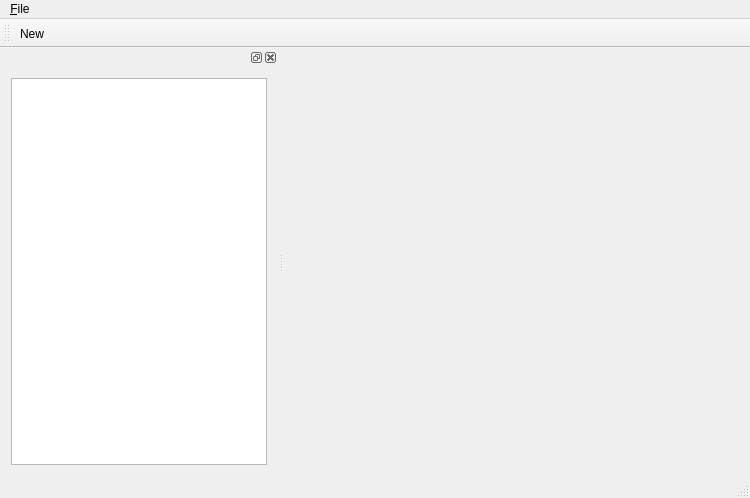
<?xml version="1.0" encoding="UTF-8"?>
<ui version="4.0">
 <class>MainWindow</class>
 <widget class="QMainWindow" name="MainWindow">
  <property name="geometry">
   <rect>
    <x>0</x>
    <y>0</y>
    <width>750</width>
    <height>498</height>
   </rect>
  </property>
  <property name="windowTitle">
   <string>MainWindow</string>
  </property>
  <widget class="QWidget" name="centralWidget"/>
  <widget class="QMenuBar" name="menuBar">
   <property name="geometry">
    <rect>
     <x>0</x>
     <y>0</y>
     <width>750</width>
     <height>21</height>
    </rect>
   </property>
   <widget class="QMenu" name="menu_File">
    <property name="title">
     <string>&amp;File</string>
    </property>
    <addaction name="action_New"/>
   </widget>
   <addaction name="menu_File"/>
  </widget>
  <widget class="QToolBar" name="mainToolBar">
   <attribute name="toolBarArea">
    <enum>TopToolBarArea</enum>
   </attribute>
   <attribute name="toolBarBreak">
    <bool>false</bool>
   </attribute>
   <addaction name="action_New"/>
  </widget>
  <widget class="QStatusBar" name="statusBar"/>
  <widget class="QDockWidget" name="dockWidgetProject">
   <attribute name="dockWidgetArea">
    <number>1</number>
   </attribute>
   <widget class="QWidget" name="dockWidgetContents">
    <layout class="QVBoxLayout" name="verticalLayout">
     <item>
      <widget class="QTreeView" name="treeViewProject">
       <property name="contextMenuPolicy">
        <enum>Qt::CustomContextMenu</enum>
       </property>
      </widget>
     </item>
    </layout>
   </widget>
  </widget>
  <action name="action_New">
   <property name="text">
    <string>&amp;New</string>
   </property>
  </action>
 </widget>
 <layoutdefault spacing="6" margin="11"/>
 <resources/>
 <connections/>
</ui>
